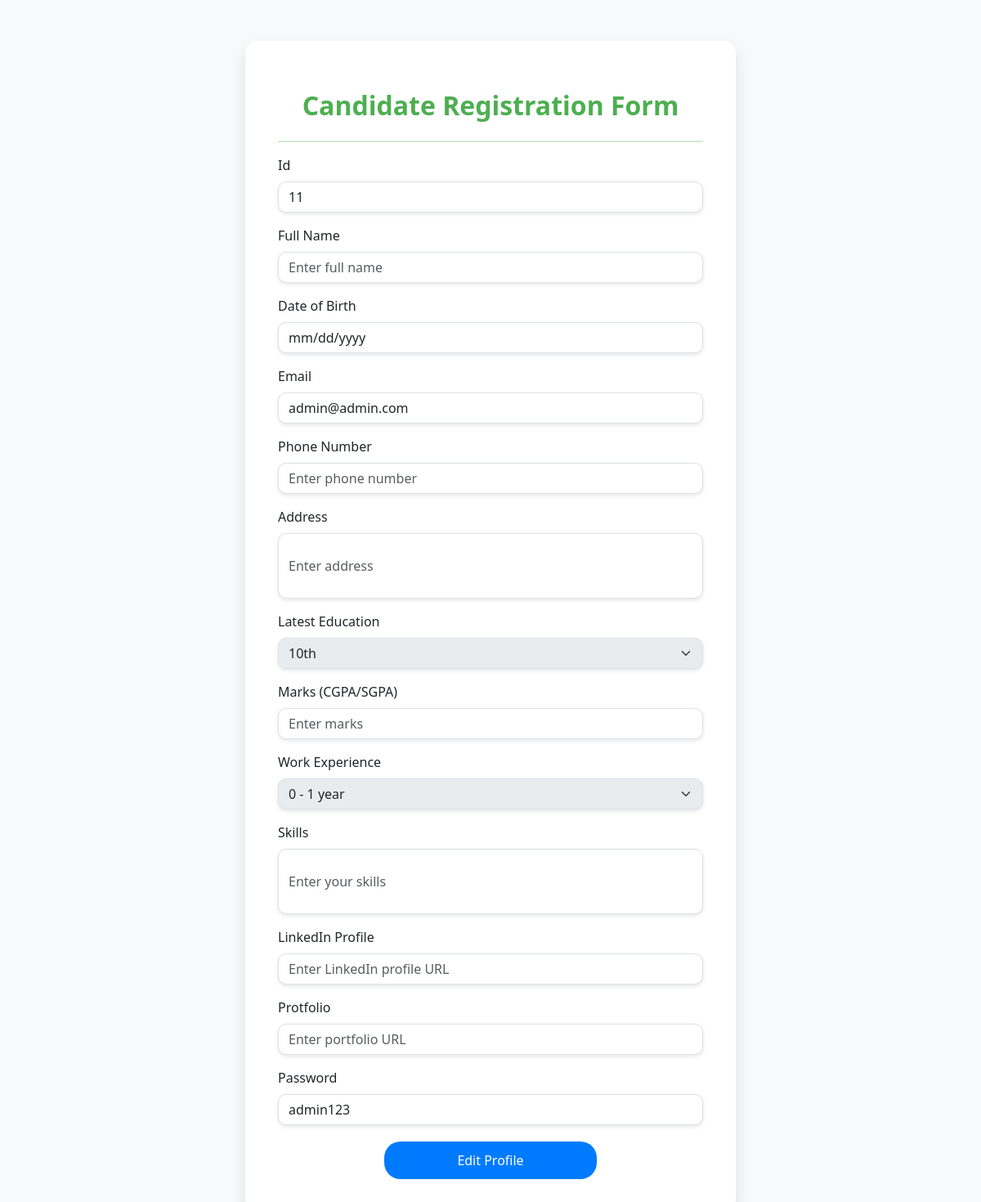
The app's page /Candidate/ca_profile.php?id=11 with its own data.
### tables this page shows
CREATE TABLE `candidate` (
  `Id` int(22) NOT NULL,
  `Name` varchar(255) NOT NULL,
  `DOB` varchar(255) NOT NULL,
  `Email` varchar(255) NOT NULL,
  `Phone no` varchar(100) NOT NULL,
  `Address` varchar(255) NOT NULL,
  `Education` varchar(255) NOT NULL,
  `Marks` varchar(255) NOT NULL,
  `Experience` varchar(255) NOT NULL,
  `Skill` varchar(255) NOT NULL,
  `Linkedin` varchar(255) NOT NULL,
  `Protfolio` varchar(255) NOT NULL,
  `Password` varchar(255) NOT NULL
);

### Candidate/ca_profile.php (the view, shortened to what this page needs)
<?php
include "../connection.php";
$Id = $_GET['id'];
$sql = "SELECT * FROM CANDIDATE WHERE ID=$Id";
$result = mysqli_query($conn, $sql);
$rows = mysqli_fetch_assoc($result);
?>
<!DOCTYPE html>
<html lang="en">
<head>
  <link href="https://cdn.jsdelivr.net/npm/bootstrap@5.3.0/dist/css/bootstrap.min.css" rel="stylesheet">
</head>
<body>
  <div class="container">
    <div class="form-container">
      <h2 class="text-center mb-4">Candidate Registration Form</h2>
      <hr>
      <form action="ca_update.php" method="post" id="profileForm" onsubmit="submitForm(event)">
        <div class="mb-3">
          <label for="id" class="form-label">Id</label>
          <input type="number" class="form-control" id="id" name="id" placeholder="Enter Id" required value="<?php echo "{$rows['Id']}"; ?>" readonly>
        </div>
        <div class="mb-3">
          <label for="fullName" class="form-label">Full Name</label>
          <input type="text" class="form-control" id="fullName" name="name" placeholder="Enter full name" required value="<?php echo "{$rows['Name']}"; ?>" readonly>
        </div>
        <div class="mb-3">
          <label for="dob" class="form-label">Date of Birth</label>
          <input type="date" class="form-control" id="dob" name="dob" required value="<?php echo "{$rows['DOB']}"; ?>" readonly>
        </div>
        <div class="mb-3">
          <label for="email" class="form-label">Email</label>
          <input type="email" class="form-control" id="email" name="email" placeholder="Enter email" required value="<?php echo "{$rows['Email']}"; ?>" readonly>
        </div>
        <div class="mb-3">
          <label for="phone" class="form-label">Phone Number</label>
          <input type="tel" class="form-control" id="phone" name="phone" placeholder="Enter phone number" required value="<?php echo "{$rows['Phone no']}"; ?>" readonly>
        </div>
        <div class="mb-3">
          <label for="address" class="form-label">Address</label>
            <input type="text" class="form-control" id="address" name="address" placeholder="Enter address" value="<?php echo htmlspecialchars($rows['Address']); ?>" readonly style="width: 100%; height: 80px;">
        </div>
        <div class="mb-3">
         <label for="latestEducation" class="form-label">Latest Education</label>
         <select class="form-select" id="latestEducation" name="education" disabled>
            <option value="10th" <?php echo ($rows['Education'] == '10th') ? 'selected' : ''; ?>>10th</option>
         </select>
        </div>
        <div class="mb-3">
          <label for="marks" class="form-label">Marks (CGPA/SGPA)</label>
          <input type="text" class="form-control" id="marks" name="marks" placeholder="Enter marks" required value="<?php echo "{$rows['Marks']}"; ?>" readonly>
        </div>
        <div class="mb-3">
        <label for="workExperience" class="form-label">Work Experience</label>
        <select class="form-select" id="workExperience" name="Experience" disabled>
          <option value="1" <?php echo ($rows['Experience'] == '1') ? 'selected' : ''; ?>>0 - 1 year</option>
        </select>
        </div>
        <div class="mb-3">
          <label for="skills" class="form-label">Skills</label>
          <input type="text" class="form-control" id="skills" name="skill" placeholder="Enter your skills" value="<?php echo htmlspecialchars($rows['Skill']); ?>" readonly style="width: 100%; height: 80px;">
        </div>
        <div class="mb-3">
          <label for="linkedin" class="form-label">LinkedIn Profile</label>
          <input type="url" class="form-control" id="linkedin" name="linkedin" placeholder="Enter LinkedIn profile URL"value="<?php echo "{$rows['Linkedin']}"; ?>" readonly>
        </div>
        <div class="mb-3">
          <label for="portfolio" class="form-label">Protfolio</label>
          <input type="url" class="form-control" id="portfolio" name="protfolio" placeholder="Enter portfolio URL"value="<?php echo "{$rows['Protfolio']}"; ?>" readonly>
        </div>
        <div class="mb-3">
          <label for="password" class="form-label">Password</label>
          <input type="text" class="form-control" id="password" name="password" placeholder="Enter password" required value="<?php echo "{$rows['Password']}"; ?>" readonly>
        </div>
        <div class="text-center">
          <button type="button" class="btn btn-custom w-50" id="editButton" onclick="toggleEditMode()">Edit Profile</button>
        </div>
      </form>
    </div>
  </div>
</body>
</html>

### Candidate/ca_profile.php (style rules this page uses)
body { background-color: #f8f9fa; }
.form-container { background-color: #ffffff; border-radius: 15px; box-shadow: 0 10px 20px rgba(0, 0, 0, 0.1); padding: 40px; max-width: 600px; margin: 50px auto; }
h2 { font-family: 'Segoe UI', Tahoma, Geneva, Verdana, sans-serif; color: #4CAF50; font-weight: 600; }
.form-control { border-radius: 10px; box-shadow: 0 2px 5px rgba(0, 0, 0, 0.1); }
.form-select { border-radius: 10px; box-shadow: 0 2px 5px rgba(0, 0, 0, 0.1); }
.btn-custom { background-color: #007bff; color: white; padding: 10px 30px; font-size: 16px; border-radius: 20px; transition: background-color 0.3s ease; }
.form-label { font-weight: 500; }
.text-center { margin-top: 20px; }
hr { border-top: 2px solid #4CAF50; }

### records on screen
candidate: id "11", email "admin@admin.com", password "admin123"
